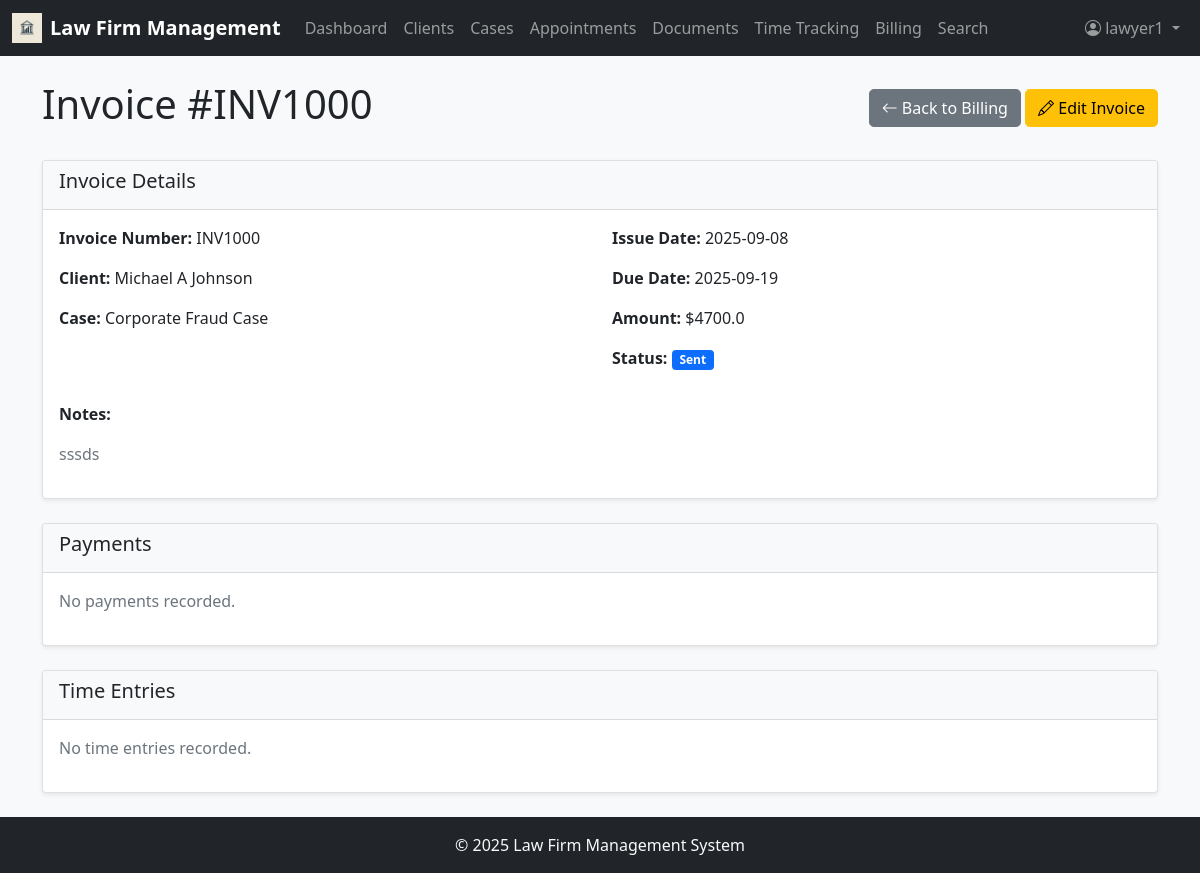
Page /invoices/1 (signed in) on the committed database.
### app/models.py (models this page shows, shortened)
class User(UserMixin, db.Model):
    id = db.Column(db.Integer, primary_key=True)
    username = db.Column(db.String(64), index=True, unique=True)
    email = db.Column(db.String(120), index=True, unique=True)
    password_hash = db.Column(db.String(128))
    first_name = db.Column(db.String(64))
    last_name = db.Column(db.String(64))
    role = db.Column(db.String(20))  # 'admin' (full access to system; manage users, roles, permissions, clients, cases, billing, payments; approve/reject invoices/time entries; access analytics, financial reports, firm-wide dashboards; configure system settings (billing rates, document categories, practice areas); assign lawyers/staff to cases), 'lawyer' (manage own cases & clients; add/edit case details, appointments, documents, time entries; track billable hours; generate invoices (pending admin approval); search legal database, access case law, add citations to cases; communicate with clients via notes/messages; cannot create/remove other users), 'staff' (support role, limited permissions; schedule appointments; upload and manage documents (evidence, contracts); draft invoices (cannot approve/send); record time entries on behalf of lawyers (if permitted); cannot delete cases or clients; cannot assign users)
    hourly_rate = db.Column(db.Float)
    cases = db.relationship('Case', secondary=case_assignments, backref=db.backref('assigned_users', lazy='dynamic'))
    time_entries = db.relationship('TimeEntry', backref='user', lazy='dynamic')

class Invoice(db.Model):
    id = db.Column(db.Integer, primary_key=True)
    invoice_number = db.Column(db.String(20), unique=True)
    issue_date = db.Column(db.Date)
    due_date = db.Column(db.Date)
    amount = db.Column(db.Float)
    status = db.Column(db.String(20))  # Draft, Sent, Paid, Overdue
    notes = db.Column(db.Text)
    case_id = db.Column(db.Integer, db.ForeignKey('case.id'))
    client_id = db.Column(db.Integer, db.ForeignKey('client.id'))
    client = db.relationship('Client', backref=db.backref('invoices', lazy=True))
    payments = db.relationship('Payment', backref='invoice', lazy='dynamic')
    time_entries = db.relationship('TimeEntry', backref='invoice', lazy='dynamic')
    created_at = db.Column(db.DateTime, default=datetime.utcnow)
    date = db.Column(db.Date, default=datetime.utcnow)

class Client(db.Model):
    id = db.Column(db.Integer, primary_key=True)
    first_name = db.Column(db.String(64))
    last_name = db.Column(db.String(64))
    email = db.Column(db.String(120))
    phone = db.Column(db.String(20))
    address = db.Column(db.String(256))
    company = db.Column(db.String(128))
    category = db.Column(db.String(64))
    notes = db.Column(db.Text)
    cases = db.relationship('Case', backref='client', lazy='dynamic')
    appointments = db.relationship('Appointment', backref='client', lazy='dynamic')
    documents = db.relationship('Document', backref='client', lazy='dynamic')

class Case(db.Model):
    id = db.Column(db.Integer, primary_key=True)
    case_number = db.Column(db.String(20), unique=True)
    title = db.Column(db.String(128))
    description = db.Column(db.Text)
    status = db.Column(db.String(20))  # Open, In Progress, On Hold, Closed, Archived
    priority = db.Column(db.String(20))  # Low, Medium, High, Urgent
    practice_area = db.Column(db.String(64))
    case_type = db.Column(db.String(64))
    budget = db.Column(db.Float)
    client_id = db.Column(db.Integer, db.ForeignKey('client.id'))
    appointments = db.relationship('Appointment', backref='case', lazy='dynamic')
    documents = db.relationship('Document', backref='case', lazy='dynamic')
    time_entries = db.relationship('TimeEntry', backref='case', lazy='dynamic')
    invoices = db.relationship('Invoice', backref='case', lazy='dynamic')
    created_at = db.Column(db.DateTime, default=datetime.utcnow)
    updated_at = db.Column(db.DateTime, default=datetime.utcnow, onupdate=datetime.utcnow)

### app/routes.py (the view)
@app.route('/invoices/<int:id>', methods=['GET'])
@login_required
@role_required(['admin', 'lawyer', 'staff'])
def invoice_detail(id):
    invoice = Invoice.query.get_or_404(id)
    payments = Payment.query.filter_by(invoice_id=id).all()
    time_entries = TimeEntry.query.filter_by(invoice_id=id).all()
    return render_template('invoice_detail.html', invoice=invoice, payments=payments, time_entries=time_entries)

### app/__init__.py (called while the page is built)
@login.user_loader
def load_user(id):
    return User.query.get(int(id))

### app/routes.py (called while the page is built)
def role_required(allowed_roles):
    def decorator(f):
        @wraps(f)
        def decorated_function(*args, **kwargs):
            if current_user.is_anonymous or current_user.role not in allowed_roles:
                flash('You do not have permission to access this page.')
                return redirect(url_for('dashboard')) # Redirect to dashboard or login
            return f(*args, **kwargs)
        return decorated_function
    return decorator

### app/templates/invoice_detail.html
{% extends "base.html" %} {% block content %}
<div class="d-flex justify-content-between align-items-center mb-4">
  <h1>Invoice #{{ invoice.invoice_number }}</h1>
  <div>
    <a href="{{ url_for('billing') }}" class="btn btn-secondary">
      <i class="bi bi-arrow-left"></i> Back to Billing
    </a>
    <a
      href="{{ url_for('edit_invoice', id=invoice.id) }}"
      class="btn btn-warning"
    >
      <i class="bi bi-pencil"></i> Edit Invoice
    </a>
  </div>
</div>
<div class="card mb-4">
  <div class="card-header">
    <h5>Invoice Details</h5>
  </div>
  <div class="card-body">
    <div class="row">
      <div class="col-md-6">
        <p><strong>Invoice Number:</strong> {{ invoice.invoice_number }}</p>
        <p>
          <strong>Client:</strong> {{ invoice.client.first_name }} {{
          invoice.client.last_name }}
        </p>
        <p>
          <strong>Case:</strong> {{ invoice.case.title if invoice.case else '-'
          }}
        </p>
      </div>
      <div class="col-md-6">
        <p>
          <strong>Issue Date:</strong> {{
          invoice.issue_date.strftime('%Y-%m-%d') if invoice.issue_date else
          'Not set' }}
        </p>
        <p>
          <strong>Due Date:</strong> {{ invoice.due_date.strftime('%Y-%m-%d') if
          invoice.due_date else 'Not set' }}
        </p>
        <p><strong>Amount:</strong> ${{ invoice.amount }}</p>
        <p>
          <strong>Status:</strong>
          {% if invoice.status == 'Draft' %}
          <span class="badge bg-secondary">{{ invoice.status }}</span>
          {% elif invoice.status == 'Sent' %}
          <span class="badge bg-primary">{{ invoice.status }}</span>
          {% elif invoice.status == 'Paid' %}
          <span class="badge bg-success">{{ invoice.status }}</span>
          {% else %}
          <span class="badge bg-danger">{{ invoice.status }}</span>
          {% endif %}
        </p>
      </div>
    </div>
    {% if invoice.notes %}
    <div class="row mt-3">
      <div class="col-12">
        <p><strong>Notes:</strong></p>
        <p class="text-muted">{{ invoice.notes }}</p>
      </div>
    </div>
    {% endif %}
  </div>
</div>
<div class="card mb-4">
  <div class="card-header">
    <h5>Payments</h5>
  </div>
  <div class="card-body">
    {% if payments %}
    <div class="table-responsive">
      <table class="table table-striped">
        <thead>
          <tr>
            <th>Date</th>
            <th>Amount</th>
            <th>Method</th>
            <th>Notes</th>
          </tr>
        </thead>
        <tbody>
          {% for payment in payments %}
          <tr>
            <td>
              {{ payment.date.strftime('%Y-%m-%d') if payment.date else 'N/A' }}
            </td>
            <td>${{ payment.amount }}</td>
            <td>{{ payment.method if payment.method else '-' }}</td>
            <td>{{ payment.notes if payment.notes else '-' }}</td>
          </tr>
          {% endfor %}
        </tbody>
      </table>
    </div>
    {% else %}
    <p class="text-muted">No payments recorded.</p>
    {% endif %}
  </div>
</div>
<div class="card mb-4">
  <div class="card-header">
    <h5>Time Entries</h5>
  </div>
  <div class="card-body">
    {% if time_entries %}
    <div class="table-responsive">
      <table class="table table-striped">
        <thead>
          <tr>
            <th>Date</th>
            <th>Hours</th>
            <th>Description</th>
            <th>Rate</th>
            <th>Amount</th>
          </tr>
        </thead>
        <tbody>
          {% for entry in time_entries %}
          <tr>
            <td>
              {{ entry.date.strftime('%Y-%m-%d') if entry.date else 'N/A' }}
            </td>
            <td>{{ entry.hours }}</td>
            <td>{{ entry.description }}</td>
            <td>${{ entry.rate if entry.rate else '-' }}</td>
            <td>${{ (entry.hours * entry.rate) if entry.rate else '-' }}</td>
          </tr>
          {% endfor %}
        </tbody>
      </table>
    </div>
    {% else %}
    <p class="text-muted">No time entries recorded.</p>
    {% endif %}
  </div>
</div>
{% endblock %}

### app/templates/base.html (shortened to what this page needs)
<!DOCTYPE html>
<html lang="en">
  <head>
    <link
      href="https://cdn.jsdelivr.net/npm/bootstrap@5.1.3/dist/css/bootstrap.min.css"
      rel="stylesheet"
    />
    <link
      rel="stylesheet"
      href="https://cdn.jsdelivr.net/npm/bootstrap-icons@1.8.1/font/bootstrap-icons.css"
    />
    <link
      href="{{ url_for('static', filename='css/style.css') }}"
      rel="stylesheet"
    />
  </head>
  <body class="d-flex flex-column min-vh-100">
    <nav class="navbar navbar-expand-lg navbar-dark bg-dark">
      <div class="container-fluid">
        <a
          class="navbar-brand d-flex align-items-center"
          href="{{ url_for('dashboard') }}"
        >
          <img
            src="{{ url_for('static', filename='images/lawfirm-logo.jpg') }}"
            alt="Logo"
            width="30"
            height="30"
            class="d-inline-block align-text-top me-2"
          />
          Law Firm Management
        </a>
        <div class="collapse navbar-collapse" id="navbarNav">
          <ul class="navbar-nav me-auto">
            <li class="nav-item">
              <a
                class="nav-link {% if request.endpoint == 'dashboard' %}active{% endif %}"
                href="{{ url_for('dashboard') }}"
              >
                Dashboard
              </a>
            </li>
            <li class="nav-item">
              <a
                class="nav-link {% if request.endpoint == 'clients' %}active{% endif %}"
                href="{{ url_for('clients') }}"
              >
                Clients
              </a>
            </li>
            <li class="nav-item">
              <a
                class="nav-link {% if request.endpoint == 'cases' %}active{% endif %}"
                href="{{ url_for('cases') }}"
              >
                Cases
              </a>
            </li>
            <li class="nav-item">
              <a
                class="nav-link {% if request.endpoint == 'appointments' %}active{% endif %}"
                href="{{ url_for('appointments') }}"
              >
                Appointments
              </a>
            </li>
            <li class="nav-item">
              <a
                class="nav-link {% if request.endpoint == 'documents' %}active{% endif %}"
                href="{{ url_for('documents') }}"
              >
                Documents
              </a>
            </li>
            <li class="nav-item">
              <a
                class="nav-link {% if request.endpoint == 'time_tracking' %}active{% endif %}"
                href="{{ url_for('time_tracking') }}"
              >
                Time Tracking
              </a>
            </li>
            <li class="nav-item">
              <a
                class="nav-link {% if request.endpoint == 'billing' %}active{% endif %}"
                href="{{ url_for('billing') }}"
              >
                Billing
              </a>
            </li>
            <li class="nav-item">
              <a
                class="nav-link {% if request.endpoint == 'search' %}active{% endif %}"
                href="{{ url_for('search') }}"
              >
                Search
              </a>
            </li>
          </ul>
          <ul class="navbar-nav">
            {% if current_user.is_anonymous %}
            <li class="nav-item">
              <a class="nav-link" href="{{ url_for('login') }}">Login</a>
            </li>
            {% else %}
            <li class="nav-item dropdown">
              <a
                class="nav-link dropdown-toggle"
                href="#"
                id="navbarDropdown"
                role="button"
                data-bs-toggle="dropdown"
              >
                <i class="bi bi-person-circle"></i> {{ current_user.username }}
              </a>
            </li>
            {% endif %}
          </ul>
        </div>
      </div>
    </nav>
    <main class="flex-grow-1 container mt-4">
       {% block content %}{% endblock %}
    </main>
    <footer class="footer mt-auto py-3 bg-dark text-light">
      <div class="container text-center">
        <span>© <span id="year"></span> Law Firm Management System</span>
      </div>
    </footer>
  </body>
</html>

### app/static/css/style.css (style rules this page uses)
body { font-family: 'Segoe UI', Tahoma, Geneva, Verdana, sans-serif; background-color: #f8f9fa; }
.footer { margin-top: auto; padding: 1rem 0; background-color: #343a40; color: #fff; }
.card { box-shadow: 0 0.125rem 0.25rem rgba(0, 0, 0, 0.075); border: 1px solid rgba(0, 0, 0, 0.125); }
.card-header { background-color: #f8f9fa; border-bottom: 1px solid rgba(0, 0, 0, 0.125); }
.badge { font-size: 0.75em; }
.navbar-brand { font-weight: bold; }
.btn { border-radius: 0.3rem; }

### rows in the picture
User: username "lawyer1"
Invoice: invoice_number "INV1000", issue_date "2025-09-08", due_date "2025-09-19", amount "4700.0", status "Sent", notes "sssds"
Client: client.first_name "Michael A", client.last_name "Johnson"
Case: case "Corporate Fraud Case"
